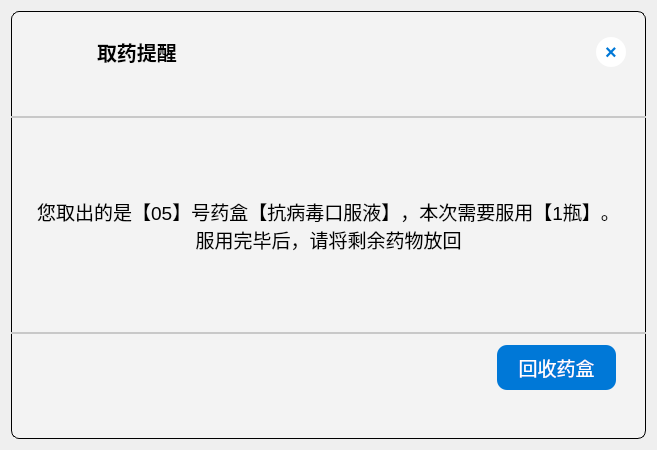
<?xml version="1.0" encoding="UTF-8"?>
<ui version="4.0">
 <class>dialog_fetch_med</class>
 <widget class="QDialog" name="dialog_fetch_med">
  <property name="geometry">
   <rect>
    <x>0</x>
    <y>0</y>
    <width>657</width>
    <height>450</height>
   </rect>
  </property>
  <property name="maximumSize">
   <size>
    <width>16777215</width>
    <height>16777215</height>
   </size>
  </property>
  <property name="windowTitle">
   <string>Dialog</string>
  </property>
  <property name="sizeGripEnabled">
   <bool>false</bool>
  </property>
  <layout class="QVBoxLayout" name="verticalLayout">
   <item>
    <widget class="QWidget" name="widget" native="true">
     <property name="styleSheet">
      <string notr="true">#widget{
background-color: rgb(243, 243, 243);
border-radius: 8px;
border: 1px solid
}</string>
     </property>
     <layout class="QVBoxLayout" name="verticalLayout_2" stretch="1,2,1">
      <property name="spacing">
       <number>0</number>
      </property>
      <property name="leftMargin">
       <number>0</number>
      </property>
      <property name="topMargin">
       <number>0</number>
      </property>
      <property name="rightMargin">
       <number>0</number>
      </property>
      <property name="bottomMargin">
       <number>0</number>
      </property>
      <item>
       <widget class="QWidget" name="widget_2" native="true">
        <property name="styleSheet">
         <string notr="true">#widget_2
{
	border-bottom: 2px solid rgb(200, 200, 200);
}</string>
        </property>
        <layout class="QHBoxLayout" name="horizontalLayout" stretch="0,0,0">
         <property name="leftMargin">
          <number>0</number>
         </property>
         <property name="topMargin">
          <number>0</number>
         </property>
         <property name="rightMargin">
          <number>20</number>
         </property>
         <property name="bottomMargin">
          <number>25</number>
         </property>
         <item>
          <widget class="QLabel" name="label">
           <property name="sizePolicy">
            <sizepolicy hsizetype="Ignored" vsizetype="Ignored">
             <horstretch>0</horstretch>
             <verstretch>0</verstretch>
            </sizepolicy>
           </property>
           <property name="styleSheet">
            <string notr="true">min-width:     70px;     
min-height:    70px;     
max-width:     70px;    
max-height:    70px;   </string>
           </property>
           <property name="text">
            <string/>
           </property>
           <property name="pixmap">
            <pixmap resource="images.qrc">:/images/clock.png</pixmap>
           </property>
           <property name="scaledContents">
            <bool>true</bool>
           </property>
           <property name="alignment">
            <set>Qt::AlignCenter</set>
           </property>
          </widget>
         </item>
         <item>
          <widget class="QLabel" name="title">
           <property name="font">
            <font>
             <family>微软雅黑</family>
             <pointsize>15</pointsize>
             <bold>true</bold>
            </font>
           </property>
           <property name="text">
            <string>取药提醒</string>
           </property>
           <property name="indent">
            <number>10</number>
           </property>
          </widget>
         </item>
         <item>
          <widget class="QToolButton" name="toolButton_2">
           <property name="styleSheet">
            <string notr="true">QToolButton {
    background-color: white;
    color: #0078d7;
    border: none;
    border-radius: 15px;
    font-size: 20px;
    font-weight: bold;
    min-width: 30px;
    min-height: 30px;
    max-width: 30px;
    max-height: 30px;
}
QToolButton:hover {
    background-color: #f0f8ff;
}
QToolButton:pressed {
    background-color: #e0f0ff;
}</string>
           </property>
           <property name="text">
            <string>×</string>
           </property>
          </widget>
         </item>
        </layout>
       </widget>
      </item>
      <item>
       <widget class="QWidget" name="widget_4" native="true">
        <layout class="QHBoxLayout" name="horizontalLayout_2">
         <item>
          <widget class="QLabel" name="content">
           <property name="font">
            <font>
             <pointsize>14</pointsize>
            </font>
           </property>
           <property name="text">
            <string>您取出的是【05】号药盒【抗病毒口服液】，本次需要服用【1瓶】。
服用完毕后，请将剩余药物放回</string>
           </property>
           <property name="alignment">
            <set>Qt::AlignCenter</set>
           </property>
           <property name="wordWrap">
            <bool>true</bool>
           </property>
          </widget>
         </item>
        </layout>
       </widget>
      </item>
      <item>
       <widget class="QWidget" name="widget_3" native="true">
        <property name="font">
         <font>
          <pointsize>14</pointsize>
         </font>
        </property>
        <property name="styleSheet">
         <string notr="true">#widget_3
{
	border-top: 2px solid rgb(200, 200, 200);
}</string>
        </property>
        <layout class="QHBoxLayout" name="horizontalLayout_3" stretch="4,1">
         <property name="rightMargin">
          <number>30</number>
         </property>
         <property name="bottomMargin">
          <number>45</number>
         </property>
         <item>
          <spacer name="horizontalSpacer">
           <property name="orientation">
            <enum>Qt::Horizontal</enum>
           </property>
           <property name="sizeHint" stdset="0">
            <size>
             <width>427</width>
             <height>20</height>
            </size>
           </property>
          </spacer>
         </item>
         <item>
          <widget class="QPushButton" name="recover_box">
           <property name="sizePolicy">
            <sizepolicy hsizetype="Preferred" vsizetype="Fixed">
             <horstretch>0</horstretch>
             <verstretch>0</verstretch>
            </sizepolicy>
           </property>
           <property name="font">
            <font>
             <family>微软雅黑</family>
             <pointsize>14</pointsize>
            </font>
           </property>
           <property name="styleSheet">
            <string notr="true">QPushButton {
    background-color: #0078d7;
    color: white;
    border-radius: 10px;
    border: none;
    padding: 8px 8px;
}

QPushButton:hover {
    background-color: #106ebe;
}

QPushButton:pressed {
    background-color: #005a9e;
}</string>
           </property>
           <property name="text">
            <string>回收药盒</string>
           </property>
          </widget>
         </item>
        </layout>
       </widget>
      </item>
     </layout>
    </widget>
   </item>
  </layout>
 </widget>
 <resources>
  <include location="images.qrc"/>
 </resources>
 <connections/>
</ui>
